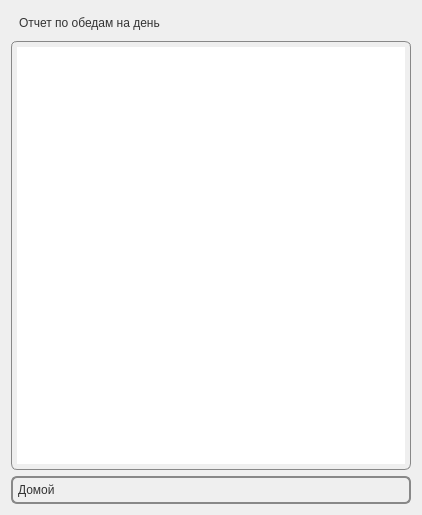
<?xml version="1.0" encoding="UTF-8"?>
<ui version="4.0">
 <class>BasketForm</class>
 <widget class="QWidget" name="BasketForm">
  <property name="geometry">
   <rect>
    <x>0</x>
    <y>0</y>
    <width>422</width>
    <height>515</height>
   </rect>
  </property>
  <property name="windowTitle">
   <string>Form</string>
  </property>
  <property name="styleSheet">
   <string notr="true">QWidget{
color: #333;
border: 0px solid #888888;
font: 16pt &quot;Arial&quot;;
border-radius: 0px;
padding: 5px;
background: qradialgradient(cx: 0.3, cy: -0.4,
fx: 0.3, fy: -0.4,
radius: 1.3, stop: 0 #fff, stop: 1 #cdffff);
min-width: 80px;
}</string>
  </property>
  <layout class="QVBoxLayout" name="verticalLayout">
   <item>
    <widget class="QLabel" name="label">
     <property name="text">
      <string>Отчет по обедам на день</string>
     </property>
    </widget>
   </item>
   <item>
    <widget class="QTextEdit" name="reportEdit">
     <property name="styleSheet">
      <string notr="true">QTextEdit{
color: #333;
border: 1px solid #888888;
font: 14pt &quot;Arial&quot;;
border-radius: 6px;
padding: 5px;
background: qradialgradient(cx: 0.3, cy: -0.4,
fx: 0.3, fy: -0.4,
radius: 1.3, stop: 0 #fff, stop: 1 #cdffff);
min-width: 80px;
}</string>
     </property>
    </widget>
   </item>
   <item>
    <widget class="QPushButton" name="toMainButton">
     <property name="styleSheet">
      <string notr="true"> QPushButton {
color: #333;
border: 2px solid #888888;
font: 30pt &quot;Arial&quot;;
border-radius: 6px;
padding: 5px;
background: qradialgradient(cx: 0.3, cy: -0.4,
fx: 0.3, fy: -0.4,
radius: 1.3, stop: 0 #fff, stop: 1 #cdffff);
min-width: 80px;
text-align:left
}</string>
     </property>
     <property name="text">
      <string>Домой</string>
     </property>
     <property name="icon">
      <iconset resource="images_resources.qrc">
       <normaloff>:/images/img/kfm_home_6893.png</normaloff>:/images/img/kfm_home_6893.png</iconset>
     </property>
     <property name="iconSize">
      <size>
       <width>48</width>
       <height>48</height>
      </size>
     </property>
    </widget>
   </item>
  </layout>
 </widget>
 <resources>
  <include location="images_resources.qrc"/>
 </resources>
 <connections/>
</ui>
